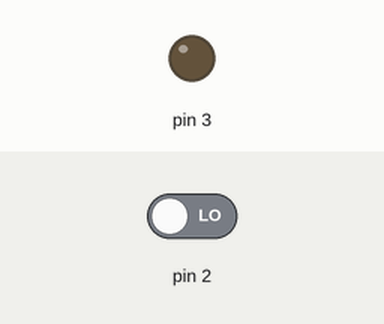
Simulated run of this sketch. Board: Arduino Uno, built with avr-gcc and run on an emulated ATmega328P. Parts: output pins drawn as LEDs (lit = HIGH). Dashed ring = blinking. The inputs (shaded band) are chosen by the test bench; at power-on: pin 2 LOW.

Above: at 1.2 s.
1.3 s: pin 2 driven HIGH
At 4.2 s:
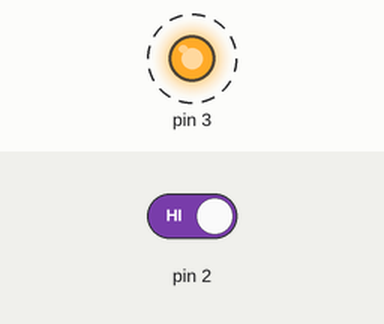
4.3 s: pin 2 driven LOW
At 5.4 s:
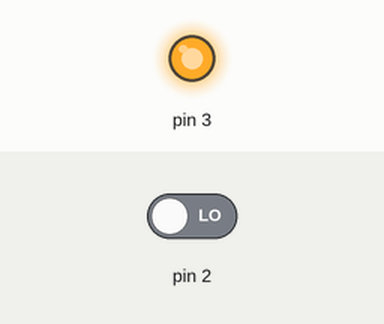
Timing chart, 0 to 7.3 s (numbered marks = the images above; inputs shaded):
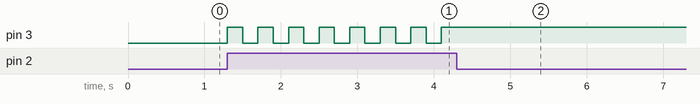

The sketch:

Button_Press.ino
```cpp
void setup() {
  // put your setup code here, to run once:
    pinMode(3, OUTPUT);
    pinMode(2, INPUT);
}

void loop() {
  // put your main code here, to run repeatedly:

  static char lightOn = 0;
  if (digitalRead(2) == HIGH) {
    lightOn = !lightOn;
    if (lightOn)
      digitalWrite(3, HIGH);
    else
       digitalWrite(3, LOW);
    delay(200);
  }

}
```

Measured:
- after the input at 1.3 s, pin 3: alternates HIGH for 0.20 s and LOW for 0.20 s, starting at once
- after the input at 4.3 s, pin 3: stops changing and stays HIGH
